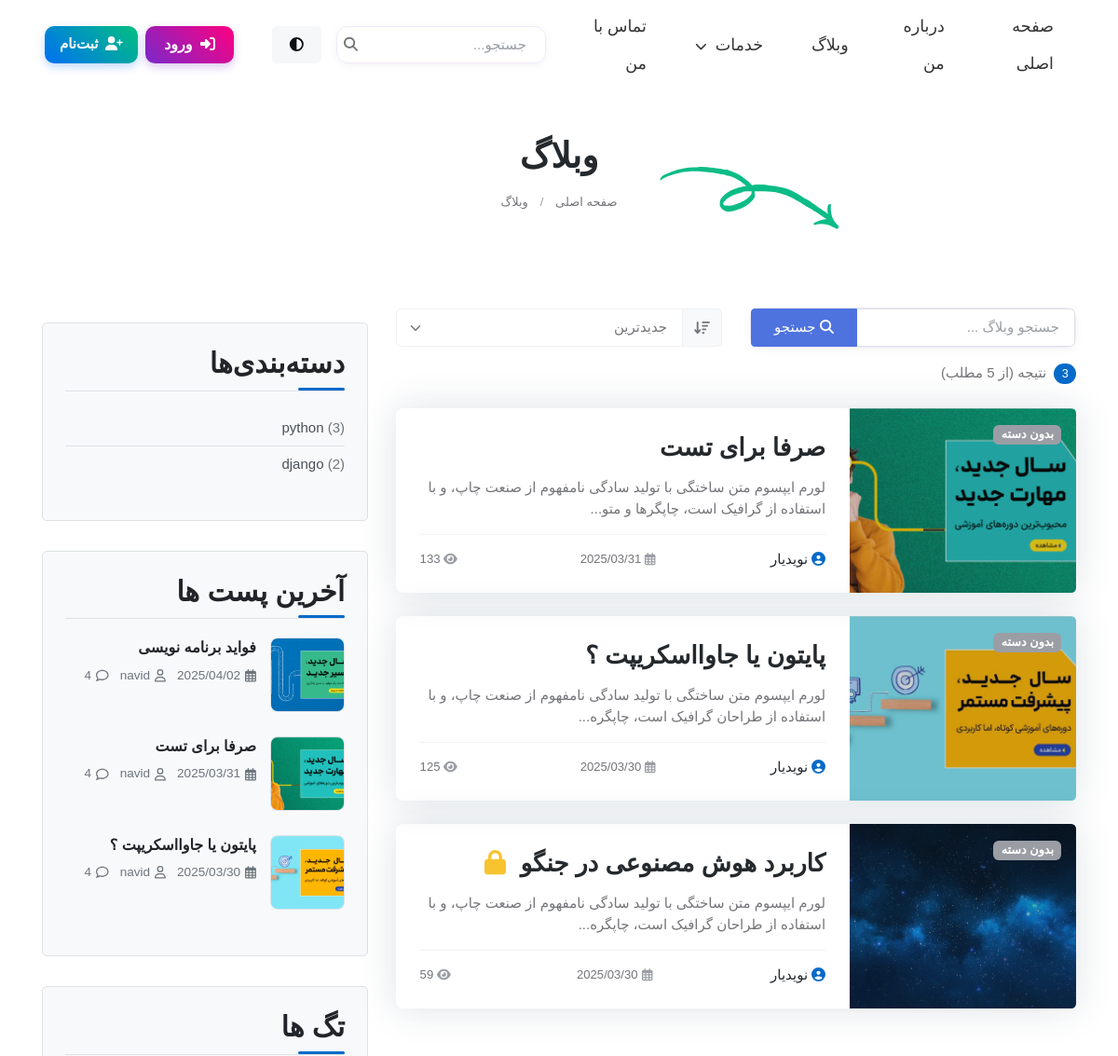
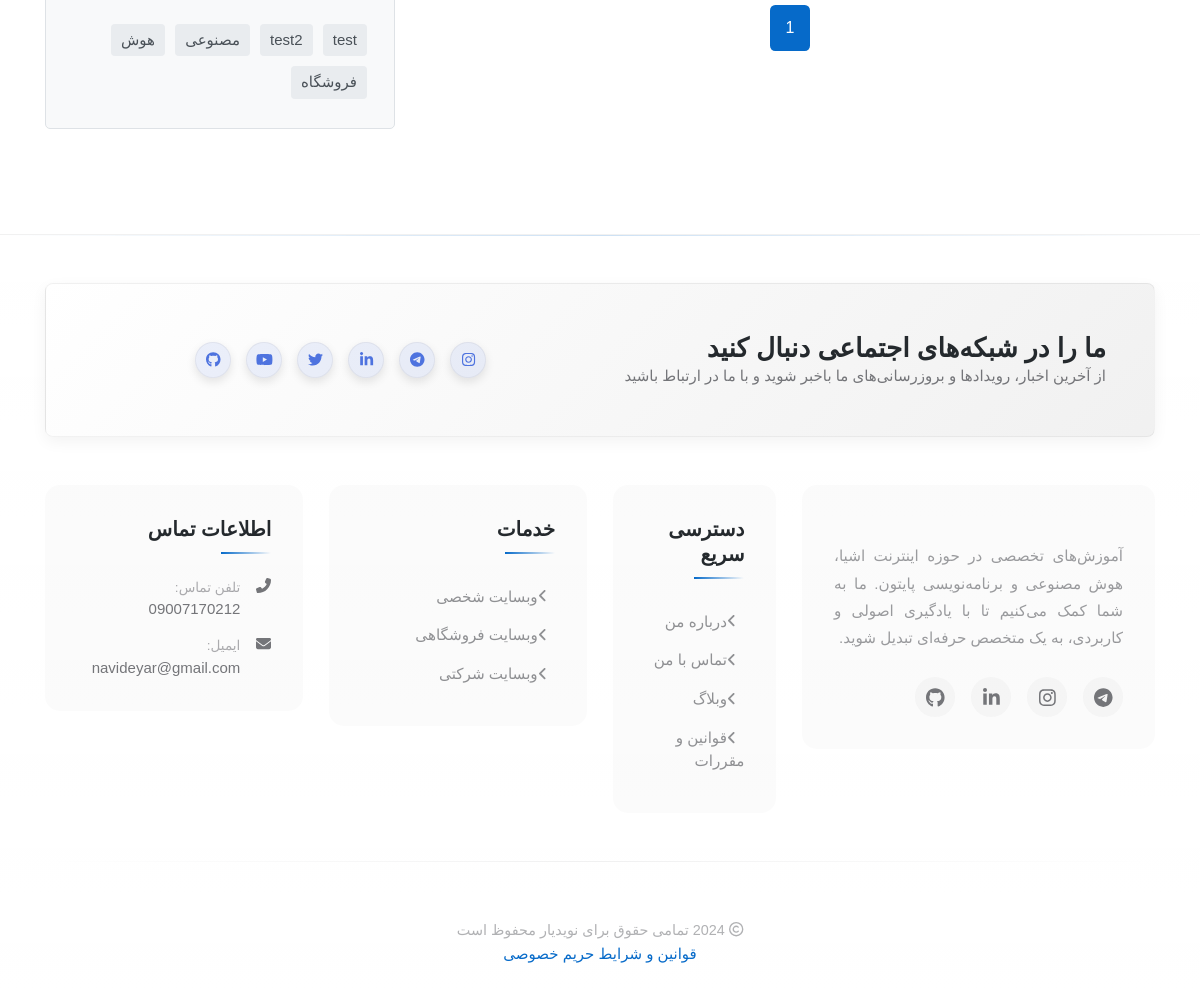
The app's page /blog/?category=python with its own data (2 pictures, top to bottom).
### blog/models.py (models this page shows, shortened)
class Post(models.Model):
    author = models.ForeignKey(User, on_delete=models.SET_NULL, null=True, blank=True)
    title = models.CharField(max_length=200 , unique=True )
    slug = models.SlugField(max_length=255, unique=True, null=True, blank=True)
    content = models.TextField()
    image = models.ImageField(upload_to='blog_images/', default='blog_images/default.jpg')
    category = models.ForeignKey(Category, on_delete=models.CASCADE, null=True, blank=True)
    tags = TaggableManager()
    count_views = models.IntegerField(default=0)
    status = models.BooleanField(default=False)
    publish_at = models.DateTimeField(null=True, blank=True)
    created_at = models.DateTimeField(auto_now_add=True)
    updated_at = models.DateTimeField(auto_now=True)
    login_required = models.BooleanField(default=False)
    class Meta:
        ordering = ['-created_at']

class Category(models.Model):
    name = models.CharField(max_length=200)
    def get_post_count(self):
        return self.post_set.filter(status=True).count()

### blog/views.py (the view)
# urls.py: path('', views.blog, name='blog'),
def blog(request):
    category_name = request.GET.get('category')
    tag_name = request.GET.get('tag')
    search_query = request.GET.get('q')
    sort_type = request.GET.get('sort', 'newest')  # مقدار پیش‌فرض: جدیدترین
    all_posts = Post.objects.filter(status=True)
    posts = all_posts
    if category_name:
        posts = posts.filter(category__name=category_name)
    if tag_name:
        posts = posts.filter(tags__name=tag_name)
    if search_query:
        posts = posts.filter(title__icontains=search_query) | posts.filter(content__icontains=search_query)
    if sort_type == 'newest':
        posts = posts.order_by('-created_at')
    elif sort_type == 'oldest':
        posts = posts.order_by('created_at')
    elif sort_type == 'popular':
        posts = posts.order_by('-count_views')
    else:
        posts = posts.order_by('-created_at')  # مرتب‌سازی پیش‌فرض
    categories = Category.objects.all().distinct()
    tags = Tag.objects.all()
    latest_posts = Post.objects.filter(status=True).order_by('-created_at')[:3]
    for post in posts:
        if not post.slug or post.slug == '':
            post.slug = slugify(post.title)
            if not post.slug:
                post.slug = f"post-{post.id}"
            post.save()
        post.is_login_required = post.login_required
        if post.login_required and not request.user.is_authenticated:
            if len(post.content) > 300:
                post.content_preview = post.content[:300] + '...'
            else:
                post.content_preview = post.content
    page = request.GET.get('page', 1)
    posts_per_page = 5  # تعداد پست در هر صفحه
    paginator = Paginator(posts, posts_per_page)
    try:
        paginated_posts = paginator.page(page)
    except PageNotAnInteger:
        paginated_posts = paginator.page(1)
    except EmptyPage:
        paginated_posts = paginator.page(paginator.num_pages)
    return render(request, 'blog/index.html', {
        'posts': paginated_posts,
        'all_posts_count': posts.count(),  # تعداد پست‌های فیلتر شده
        'total_posts_count': all_posts.count(),  # تعداد کل پست‌ها
        'categories': categories,
        'tags': tags,
        'selected_category': category_name,
        'selected_tag': tag_name,
        'search_query': search_query,
        'sort_type': sort_type,
        'latest_posts': latest_posts
    })

### blog/templatetags/blog_filters.py (called while the page is built)
@register.filter
def clean_text_excerpt(value, length=100):
    if not value:
        return ""
    text = force_str(value)
    text = strip_tags(text)
    text = html.unescape(text)
    text = re.sub(r'\s+', ' ', text)
    text = text.strip()
    if len(text) <= length:
        return text
    else:
        return text[:length] + '...'

### templates/blog/index.html (shortened to what this page needs)
{% extends 'base.html' %}
{% load static %}
{% load blog_filters %}
{% block content %}
    <main>
<section class="py-5">
	<div class="container">
		<div class="row position-relative">
			<div class="col-lg-10 mx-auto text-center position-relative">
				<figure class="position-absolute top-100 start-50 translate-middle mt-3 ms-n9 d-none d-lg-block">
				</figure>
				<h1 class="fs-2">وبلاگ</h1>
				<div class="d-flex justify-content-center position-relative">
					<nav aria-label="breadcrumb">
						<ol class="breadcrumb mb-0">
							<li class="breadcrumb-item"><a href="/">صفحه اصلی</a></li>
							<li class="breadcrumb-item"><a href="{% url 'blog:blog' %}">وبلاگ</a></li>
						</ol>
					</nav>
				</div>
			</div>
		</div>
	</div>
</section>
<section class="py-5">
	<div class="container">
		<div class="row">
			<div class="col-lg-8 pt-5 pt-lg-0">
				<div class="row mb-4 align-items-center">
					<div class="col-md-6">
						<div class="input-group search-box mb-3">
							<input type="text" class="form-control custom-search-input" placeholder="جستجو وبلاگ ..." aria-label="جستجو وبلاگ" aria-describedby="button-search">
							<button class="btn btn-primary search-btn" type="button" id="button-search">
								<i class="fas fa-search"></i> جستجو
							</button>
						</div>
					</div>
					<div class="col-md-6">
						<div class="input-group sort-box mb-3">
							<label class="input-group-text sort-label" for="inputGroupSort">
								<i class="fas fa-sort-amount-down"></i>
							</label>
							<select class="form-select custom-sort-select" id="inputGroupSort">
								<option value="1">جدیدترین</option>
							</select>
						</div>
					</div>
					<div class="col-12 col-xl-3 d-flex justify-content-between align-items-center mt-3 mt-xl-0">
						<div class="mb-0 text-end result-count">
							<span class="badge bg-primary rounded-pill me-1">{{all_posts_count}}</span>
							{% if search_query or selected_category or selected_tag %}
                                نتیجه
                                {% if all_posts_count != total_posts_count %}(از {{total_posts_count}} مطلب){% endif %}
							{% else %}
								مطلب
							{% endif %}
						</div>
					</div>
				</div>
				<div class="row g-4">
					 {% for post in posts %}
					<div class="col-12">
						<div class="card bg-transparent shadow h-100 transition-hover border-0 hover-translate-y {% if post.is_login_required %}locked-post{% endif %}">
							<div class="row g-0">
								<div class="col-lg-4">
									<div class="overflow-hidden rounded-start h-100">
										<img src="{% if post.image %}{{post.image.url}}{% else %} {% static 'images/blog/default-blog.jpg' %} {% endif %}" class="card-img-start h-100 w-100" alt="{{post.title}}" loading="lazy" style="object-fit: cover;">
										<div class="bg-overlay bg-dark opacity-2"></div>
										<div class="card-img-overlay d-flex align-items-start p-3">
											<div class="category-badges">
												{% for category in post.category.all %}
												<a href="/blog/?category={{category.name}}" class="badge text-bg-danger fw-bold me-1">{{category.name}}</a>
												{% empty %}
												<span class="badge text-bg-secondary fw-bold">بدون دسته</span>
												{% endfor %}
											</div>
										</div>
									</div>
								</div>
								<div class="col-lg-8">
									<div class="card-body p-4 h-100 d-flex flex-column">
										<h4 class="card-title fw-semi-bold mb-3">
											<a class="text-decoration-none stretched-link" href="{% if post.slug %}{% url 'blog:blog_single' post.slug %}{% else %}#{% endif %}">
												{{post.title}}
												{% if post.is_login_required %}
												<span class="lock-icon-wrapper ms-2" title="این مطلب فقط برای کاربران ثبت‌نام شده قابل مشاهده است">
												    <i class="fas fa-lock text-warning lock-icon"></i>
												</span>
												{% endif %}
											</a>
										</h4>
										{% if post.is_login_required and not user.is_authenticated %}
											<p class="text-truncate-3 mb-3">{{ post.content_preview|clean_text_excerpt:100 }}</p>
										{% else %}
											<p class="text-truncate-3 mb-3">{{post.content|clean_text_excerpt:100}}</p>
										{% endif %}
										<div class="d-flex justify-content-between align-items-center border-top pt-3 mt-auto">
											<h6 class="mb-0 fw-normal"><a href="#" class="text-reset"><i class="fas fa-user-circle me-1 text-primary"></i>نویدیار</a>
											</h6>
											<span class="small me-2"><i class="far fa-calendar-alt text-secondary me-1"></i>{{post.created_at|date:"Y/m/d"}}</span>
											<span class="small"><i class="fas fa-eye text-secondary me-1"></i>{{post.count_views}}</span>
										</div>
									</div>
								</div>
							</div>
						</div>
					</div>
					{% endfor %}
				</div>
<nav class="d-flex justify-content-center mt-5" aria-label="navigation">
    <ul class="pagination pagination-primary-soft rounded mb-0">
        {% if posts.paginator.num_pages > 0 %}
            {% if posts.paginator.num_pages <= 5 %}
                {% for i in posts.paginator.page_range %}
                    {% if posts.number == i %}
                        <li class="page-item mb-0 active"><a class="page-link" href="#">{{ i }}</a></li>
                    {% else %}
                        <li class="page-item mb-0">
                            <button class="page-link" onclick="changePage(`{{ i }}`)">{{ i }}</button>
                        </li>
                    {% endif %}
                {% endfor %}
            {% endif %}
        {% endif %}
    </ul>
</nav>
			</div>
			<div class="col-lg-4 pt-5 pt-lg-0">
				<div class="col-md-6 col-xl-12  pb-4">
				{% include 'blog/blog-side.html' %}
				</div>
			</div>
</section>
    </main>
</body>
</html>
{% endblock %}

### templates/blog/blog-side.html (shortened to what this page needs)
{% load static %}
<link rel="stylesheet" href="{% static 'css/blog-single.css' %}">
 <div class="sidebar-box">
    <h3 class="heading-sidebar">دسته‌بندی‌ها</h3>
    <ul class="categories">
      {% for category in categories %}
      <li><a href="{% url 'blog:blog' %}?category={{ category.name }}">{{ category.name }} <span>({{ category.get_post_count }})</span></a></li>
      {% empty %}
      <li><a href="{% url 'blog:blog' %}">بدون دسته‌بندی</a></li>
      {% endfor %}
    </ul>
  </div>
  <div class="sidebar-box">
    <h3 class="heading-sidebar">آخرین پست ها</h3>
    {% for post in latest_posts %}
    <div class="block-21 mb-4 d-flex">
      <a class="blog-img mr-4" style="background-image: url('{{ post.image.url }}');"></a>
      <div class="text">
        <h3 class="heading"><a href="{% url 'blog:blog_single' post.slug %}">{{ post.title }}</a></h3>
        <div class="meta">
          <div><a href="#"><i class="far fa-calendar-alt" style="margin-left: 5px;"></i> {{ post.created_at|date:"Y/m/d" }}</a></div>
          <div><a href="#"><i class="far fa-user" style="margin-left: 5px;"></i> {{ post.author.first_name }}</a></div>
          <div><a href="#comments-section"><i class="far fa-comment" style="margin-left: 5px;"></i> {{ post.comment_set.filter.count }}</a></div>
        </div>
      </div>
    </div>
    {% empty %}
    <p>هیچ پستی یافت نشد.</p>
    {% endfor %}
  </div>
  <div class="sidebar-box">
    <h3 class="heading-sidebar">تگ ها</h3>
    <div class="tagcloud">
      {% for tag in tags %}
      <a href="{% url 'blog:blog' %}?tag={{ tag.name }}" class="tag-cloud-link">{{ tag.name }}</a>
      {% empty %}
      <p>هیچ تگی یافت نشد</p>
      {% endfor %}
    </div>
  </div>

### static/css/blog-single.css (style rules this page uses)
:root { --bg-main: #ffffff; --bg-sidebar: #f8f9fa; --bg-comment-form: #f2f4f6; --bg-about-author: #f2f4f6; --bg-tag: #e9ecef; --text-main: #212529; --text-secondary: #495057; --text-muted: #6c757d; --text-light: #ffffff; --text-author: #212529; --text-comment-form: #212529; --border-color: #dee2e6; --form-border-color: #ced4da; --form-bg: #ffffff; --primary-color: #4e73df; --primary-hover: #375bca; }
.sidebar-box { margin-bottom: 2rem; padding: 1.5rem; border-radius: 5px; background-color: var(--bg-sidebar); color: var(--text-main); border: 1px solid var(--border-color); }
.sidebar-box h3 { color: var(--text-main); }
.tag-cloud-link { display: inline-block; padding: 5px 10px; margin: 5px 3px; border-radius: 4px; background-color: var(--bg-tag); color: var(--text-secondary); text-decoration: none; transition: all 0.3s ease; }
.blog-img { width: 80px; height: 80px; min-width: 80px; display: block; background-size: cover; background-position: center; border-radius: 8px; border: 1px solid var(--border-color); margin-left: 15px; margin-right: 0; overflow: hidden; }
.block-21 { display: flex; flex-direction: row; margin-bottom: 1.5rem; align-items: flex-start; }
.block-21 .text { flex: 1; }
.block-21 .text h3.heading { font-size: 1rem; font-weight: 600; line-height: 1.4; margin-bottom: 0.5rem; }
.block-21 .text h3.heading a { color: var(--text-main); text-decoration: none; transition: color 0.3s ease; }
.block-21 .meta { color: var(--text-muted); font-size: 0.85rem; display: flex; flex-wrap: wrap; gap: 0.75rem; }
.block-21 .meta div { display: flex; align-items: center; }
.block-21 .meta a { color: var(--text-muted); text-decoration: none; display: flex; align-items: center; }
.categories { padding: 0; list-style: none; }
.categories li { padding: 8px 0; border-bottom: 1px solid var(--border-color); }
.categories li:last-child { border-bottom: none; }
.categories li a { color: var(--text-secondary); text-decoration: none; transition: color 0.3s ease; }
.categories li a span { color: var(--text-muted); }
.btn-primary { background-color: var(--primary-color); border-color: var(--primary-color); transition: all 0.3s ease; font-weight: 500; padding: 0.5rem 1.5rem; border-radius: 0.25rem; }
.heading-sidebar { position: relative; margin-bottom: 1.5rem; padding-bottom: 10px; border-bottom: 1px solid var(--border-color); }
.heading-sidebar::after { content: ''; position: absolute; bottom: -1px; left: 0; width: 30%; height: 2px; background-color: var(--primary-color); }

### templates/base.html (style rules this page uses)
:root { --card-bg-light: linear-gradient(145deg, #ffffff, #f5f5f5); --card-bg-dark: linear-gradient(145deg, #2c3e50, #1a252f); --text-light: #2c3e50; --text-dark: #ecf0f1; --text-muted-light: #34495e; --text-muted-dark: rgba(236, 240, 241, 0.7); --border-light: rgba(0,0,0,0.1); --border-dark: rgba(255,255,255,0.1); --hover-shadow-light: rgba(0,0,0,0.1); --hover-shadow-dark: rgba(0,0,0,0.3); --icon-bg-light: rgba(78, 115, 223, 0.1); --icon-bg-dark: rgba(78, 115, 223, 0.2); --item-hover-light: rgba(78, 115, 223, 0.05); --item-hover-dark: rgba(78, 115, 223, 0.1); --accent-light: #4e73df; --accent-dark: #6a93ff; }
.search-box { border-radius: 12px; transition: all 0.3s ease; box-shadow: 0 2px 10px rgba(0, 0, 0, 0.05); border: 1px solid transparent; }
html:not([data-bs-theme="dark"]) .search-box { background-color: rgba(255, 255, 255, 0.8); border-color: rgba(121, 40, 202, 0.1); }

### templates/blog/blog-side.html (style rules this page uses)
.heading-sidebar { position: relative; padding-bottom: 10px; margin-bottom: 20px; font-weight: 600; }
.heading-sidebar:after { content: ''; position: absolute; bottom: 0; right: 0; width: 50px; height: 3px; background-color: var(--bs-primary); border-radius: 3px; transition: all 0.3s ease; }

### records on screen
Post: image (picture), title "صرفا برای تست", content|clean_text_excerpt "لورم ایپسوم متن ساختگی با تولید سادگی نامفهوم از صنعت چاپ، و با استفاده از گرافیک است، چاپگرها و متو...", created_at "2025/03/31", count_views "133", author.first_name "navid", comment_set.filter.count "4"
Post: image (picture), title "پایتون یا جاوااسکریپت ؟", content|clean_text_excerpt "لورم ایپسوم متن ساختگی با تولید سادگی نامفهوم از صنعت چاپ، و با استفاده از طراحان گرافیک است، چاپگره...", created_at "2025/03/30", count_views "125", author.first_name "navid", comment_set.filter.count "4"
Post: image (picture), title "کاربرد هوش مصنوعی در جنگو", content_preview|clean_text_excerpt "لورم ایپسوم متن ساختگی با تولید سادگی نامفهوم از صنعت چاپ، و با استفاده از طراحان گرافیک است، چاپگره...", created_at "2025/03/30", count_views "59"
Category: name "python", get_post_count "3"
Category: name "django", get_post_count "2"
Post: image (picture), title "فواید برنامه نویسی", created_at "2025/04/02", author.first_name "navid", comment_set.filter.count "4"
Tag: name "test"
Tag: name "test2"
Tag: name "مصنوعی"
Tag: name "هوش"
Tag: name "فروشگاه"

### other values on screen
{{ all_posts_count }} "3"
{{ i }} "1"
